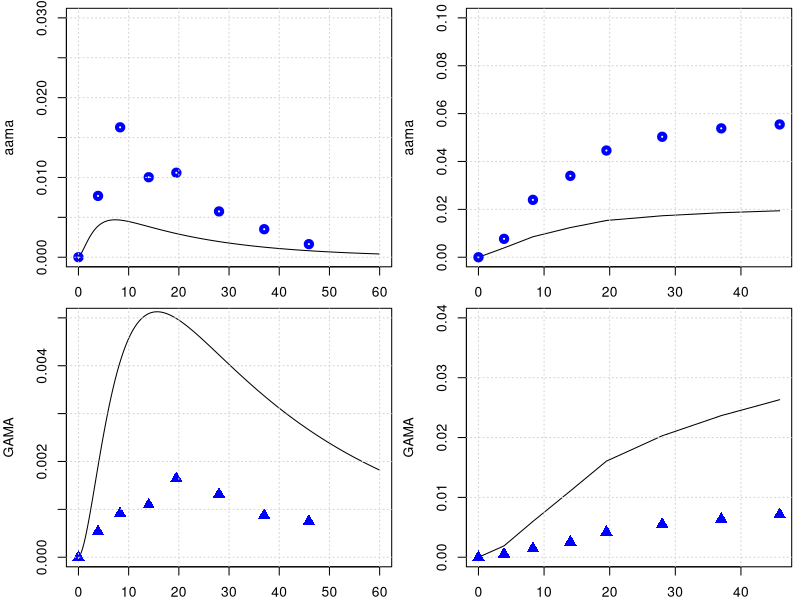

This figure's R source:
library(deSolve)
library(minpack.lm)
graphics.off()

# body weight in kg
BW = 70 
# fractions of BW
##https://journals.sagepub.com/doi/pdf/10.1177/ANIB_32_3-4
F_B = 0.079 
F_B_AB = 0.35 #fraction: arterial blood of blood volume
F_B_VB = 0.65 #fraction: venous blood of blood volume
F_Li = 0.026
F_Ki = 0.0044
F_T = 1-(F_B+F_Li+F_Ki)
# organ volumes in L
V_AB <- BW*F_B*F_B_AB 
V_VB <- BW*F_B*F_B_VB 
V_T <- BW*F_T
V_Ki <- BW*F_Ki
V_Li <- BW*F_Li
# cardiac output in L/(kg*h)
##https://journals.sagepub.com/doi/pdf/10.1177/ANIB_32_3-4
QCC = 16        #12.5 # maybe 14 or 6.5 check?
Q_C = QCC*BW^0.75
#FQ_P = 2.5/100 Trine: We don't have a lung compartment in this model
FQ_Li = 0.255
FQ_Ki = 0.19 #total - there is also an aterial flow rate 
FQ_T = 1 -( FQ_Li + FQ_Ki) # +FQ_P) Trine: We don't have a lung compartment in this model
Q_Li <- Q_C*FQ_Li
Q_Ki <- Q_C*FQ_Ki
Q_T <- Q_C*FQ_T

# partition coefficient 
### we comback later
pAA_TB = 0.2
pAA_KiB = 0.8
pAA_LiB = 0.33 
# Maybe we said it earlier and these parameters are not sensitive to the model, but from which paper did you get the values of these partition coefs., 
# in the paper of Sweeney and of Li are different pAA_LiB = 0.4 and pAA_KiB = 0.8.

# reaction rate constants 
k_AAuptake = 1 #1/h

k_onAA_T = 0.028  #1/h     # we took it from Sweenney
k_onAA_B = 0.0036  #1/h
k_onAA_Li = 0.071 #1/h
k_onAA_Ki = 0.13 #1/h

# from 0.23 to 0.35
k_cl_GSH = 0.35   # 1/h   #  reference from Maria

# k_onAA_GSH = 0.55 # L/(mmol h)
# check, we do not use it any more.
k_exc_AAMA = 0.049   # 0.049 #1/h or 0.13 # this will change the shape


MW_aa = 71   # mg/mmol
MW_ga = 87   # mg/mmol
MW_GSH = 307.32 # mg/mmol

# Maximum velocity for enzymatic reaction 
V_max_p450 = 9 /MW_aa*BW^0.7  # mg/h  from Sweenney paper, checked!
# maximum rate of GA and AA conjugation with GSH (mg/(h BW^0.7))
Vmax_AA_GSH <- 22*BW^0.7 # from the Sweeny  fitted   mg/h

k_0_GSH = 7   # from Sweeney paper.
MW_GSH = 307.32     # mg/mmol
AGSH0 = k_0_GSH * V_Li * MW_GSH



#????????????????????????????????
#????????????????????????????????
#????????????????????????????????
#????????????????????????????????
#????????????????????????????????
#????????????????????????????????
### PARAMETERS FOR GA
# partition coefficient
pGA_TB = 0.97
pGA_LiB = 0.9
pGA_KiB = .3

#k_onGA_GSH = 0.8 #L/(mmol h)

k_onGA_T = 0.089       #1/h
k_onGA_B = 0.108       #1/h
k_onGA_Ki = k_onAA_T/2 #1/h
k_onGA_Li = 0.115      #1/h

k_exc_GAMA = 0.027     # 0.077 #1/h  # or 0.027 # from sweeney
k_exc_GAOH = 0.077     # 1/h  # from sweeney
#k_exc_GA <- .4         # 1/h Q_Ki*0.025

PL1 = 1.7     # !$'liver/blood partition AA'
PL2 = 0.9     # !$'liver/blood partition GA'

VMAXGC1 = 1   #!Vmax for GSH-AA conjugation mg/hr-kg^0.7
VMAXG1 = VMAXGC1/MW_aa*BW**0.7    # !$'Liver AA-GSH rate'

# Maximum velocity for enzymatic reaction 
V_max_EH = 20 /MW_ga*BW^0.7  
KM_p450 = 10.0
KM_EH = 100.0
# maximum rate of GA and AA conjugation with GSH (mg/(h BW^0.7))
Vmax_GA_GSH <- 20*BW^0.7 # from the Sweeny  fitted   mg/h

KMG1 = 100  #!Km with respect to AA for GSH conjugation mg/L (from Sweeny code) 
# Trine: This should be mg. Delete the term MW_aa
# Sweeney has this parameter for rats ans 100 mg/L why did you use this number and why divived by MW??
# Sweeney says this is 64 mg/L in the paper##This comment is wrong ignore
KMGG = 0.1/MW_GSH        # !KM with respect to GSH for AA or GA conjugation with GSH mmol/L. Trine: should be mg/L
####and that this is 307 mg/L #This comment is wrong ignore
KMG2 = 100  #!Km with respect to GA for GSH conjugation mM. Trine: This should be mg. Delete the term MW_aa
#The same comment as for KMG1


# from the code, not from paper
KPT_Li = 0.015    # !'protein turnover rate in liver'# this is confimred in the exp. values of Sweeney
KPT_Ki = 0.013    #  !'protein turnover rate in kidney'# 1/h this is 0.012 in Sweeney, I guess its not much of difference
KPTR = 0.013      # !'protein turnover rate in rpt'# this is 0.012 in Li et.al
KPTS = 0.0039     # !'protein turnover rate in spt'# and this they have it 0.0051 Sweeney and Li 0.0012 refering to Sweeney
KPTRB = 0.0039    # !'protein turnover rate in rbc'# how did we get that?
KPTPL = 0.0039    # !'protein turnover rate in plasma'# Sweeney has 0.012 for this value
# +++++++++++++++++++++++++++++++++++++++++++++++++++++++++++++++++
# create list of parameter
# +++++++++++++++++++++++++++++++++++++++++++++++++++++++++++++++++
params <- unlist(c(data.frame(pAA_TB, pAA_LiB, pAA_KiB,
                              pGA_TB, pGA_LiB, pGA_KiB,
                              k_onAA_T, k_onAA_B, k_onAA_Li,  k_onAA_Ki,
                              k_onGA_T, k_onGA_B, k_onGA_Li, k_onGA_Ki, 
                              k_exc_AAMA, k_exc_GAMA,
                              k_cl_GSH, V_max_p450, KM_p450, V_max_EH, KM_EH,
                              k_AAuptake)
))
yini <- c(m_AA_AB = 0.0, m_GA_AB = 0.0,      a_pb_AA_B = 0 ,
          m_AA_VB = 0.0, m_GA_VB = 0.0,
          m_AA_Ki = 0.0, m_GA_Ki = 0.0, m_AA_dose = 0 ,
          m_AA_Li = 0.0, m_AAMA = 0.0, 
          m_GA_Li = 0.0, a_pb_GA_Li = 0.0,
          m_GAMA  = 0.0,       
          m_GSH_Li = k_0_GSH * V_Li * MW_GSH, 
          m_AA_T = 0.0, m_GA_T = 0.0,
          m_GAOH = 0.0, 
          m_AA_out = 0.0, m_AA_in = 0.0, m_AA_accum = 0.0, m_AA_free = 0.0, 
          m_GA_out = 0.0, m_GA_in = 0.0, m_GA_accum = 0.0, m_GA_free = 0.0, 
          a_pb_AA_Ki = 0,  a_pb_AA_Li = 0,
          a_pb_GA_Ki = 0, a_pb_AA_T = 0
)
# ++++++++++++++++++++++++++++++++++++++++++++++++++++++++++++++++++
# PBPK model for Acrylamide 
# ++++++++++++++++++++++++++++++++++++++++++++++++++++++++++++++++++
PBPKmodelAA <- function(t,state,parameter){
  with(as.list(c(t,state,parameter)), {
    #----#---#  Model for AA  #---#---#
    # concentrations blood in the organs in mg/L
    c_AA_AB <- m_AA_AB/V_AB   
    c_AA_VB <- m_AA_VB/V_VB
    c_AA_T <- m_AA_T/V_T
    c_AA_Li <- m_AA_Li/(V_Li*PL1) #Trine: Should we multiply with PL1 as we do for GA
    c_AA_Ki <- m_AA_Ki/V_Ki
    
    c_GSH_Li <- m_GSH_Li/V_Li
    # units checked -> mg/h   
    dm_AA_dose <- -k_AAuptake*m_AA_dose
    
    # Blood
    #-----------------------------
    # units checked -> mg/h   
    dm_AA_AB <- Q_C*(c_AA_VB - c_AA_AB) -k_onAA_B*m_AA_AB
    # units checked -> mg/h   
    dm_AA_VB <- Q_T*(c_AA_T/pAA_TB) +Q_Li*(c_AA_Li/pAA_LiB) +Q_Ki*(c_AA_Ki/pAA_KiB) - Q_C*c_AA_VB -k_onAA_B*m_AA_VB
    
    # Trine: I added this. Can we make an overall turnover rate in blood? Is this correct? 
    da_pb_AA_B <- k_onAA_B*m_AA_AB + k_onAA_B*m_AA_VB - a_pb_AA_B*KPTRB
    
    # Kidney
    #---------------------------------
    # units checked -> mg/h   
    dm_AA_Ki <- Q_Ki*c_AA_AB -Q_Ki*(c_AA_Ki/pAA_KiB) -k_onAA_Ki*m_AA_Ki 
    
    # protein tunr over AA in Kidney
    da_pb_AA_Ki <- k_onAA_Ki*m_AA_Ki - a_pb_AA_Ki*KPT_Ki
   
    # unit chekced mg/h 
    metAA_GSH <- Vmax_AA_GSH * c_AA_Li * c_GSH_Li / ( (KMG1 + c_AA_Li) * (KMGG + c_GSH_Li) )
    # Then the units of this eq. are not mg/h, with the KMG1 & KMGG having the MW!
    
    metAA_P450 <- V_max_p450 * MW_aa*c_AA_Li/ (KM_p450+c_AA_Li)
    
    # units checked -> mg/h  
    dm_AA_Li <- Q_Li*(c_AA_AB - c_AA_Li/pAA_LiB) + k_AAuptake*m_AA_dose - k_onAA_Li*m_AA_Li  - metAA_P450 - metAA_GSH 
    
    # protein turn over AA in Liver
    da_pb_AA_Li <- k_onAA_Li*m_AA_Li - a_pb_AA_Li * KPT_Li
    
    # Tissue
    #--------------------------------------------------------------
    # units checked -> mg/h   
    dm_AA_T <- Q_T*(c_AA_AB - c_AA_T/pAA_TB) -k_onAA_T*m_AA_T
    # protein turn over AA in Tussue
    da_pb_AA_T <- k_onAA_T*m_AA_T - a_pb_AA_T * KPTS
    
    # Urine
    #-------------------------------------------------------------
    # units checked -> mg/h   
    dm_AAMA <- metAA_GSH  - m_AAMA*k_exc_AAMA 

    dm_AA_out <- metAA_P450 + metAA_GSH
    dm_AA_in <- k_AAuptake*m_AA_dose
    dm_AA_accum <- k_onAA_B*m_AA_AB +k_onAA_B*m_AA_VB +k_onAA_T*m_AA_T +k_onAA_Li*m_AA_Li +k_onAA_Ki*m_AA_Ki
    dm_AA_free <- dm_AA_AB + dm_AA_VB +dm_AA_T +dm_AA_Li +dm_AA_Ki
    
    ########################################################################################    
    #----#---#  Model for Ga  #---#---#    
    #concentrations blood in the organs in mg/L
    c_GA_AB <- m_GA_AB/V_AB ;   c_GA_VB <- m_GA_VB/V_VB
    c_GA_T <- m_GA_T/V_T
    c_GA_Li <- m_GA_Li/(V_Li*PL2)
    c_GA_Ki <- m_GA_Ki/V_Ki
    
    # Blood
    #-----------------------------
    # units checked -> mg/h   
    dm_GA_AB <- Q_C*(c_GA_VB - c_GA_AB) -k_onGA_B*m_GA_AB
    # units checked -> mg/h   
    dm_GA_VB <- Q_T*(c_GA_T/pGA_TB) +Q_Li*(c_GA_Li/pGA_LiB) +Q_Ki*(c_GA_Ki/pGA_KiB) - Q_C*c_GA_VB -k_onGA_B*m_GA_VB
    # units checked -> mg/h   
    
    # Kidney
    #---------------------------------
    dm_GA_Ki <- Q_Ki*c_GA_AB -Q_Ki*(c_GA_Ki/pGA_KiB) -k_onGA_Ki*m_GA_Ki 
    # protein tunr over AA in Kidney
    da_pb_GA_Ki <- k_onGA_Ki*m_GA_Ki - a_pb_GA_Ki*KPT_Ki
    
    # Liver
    #--------------------------------
    # units checked -> mg/h
    metGA_GSH <- Vmax_GA_GSH * c_GSH_Li *c_GA_Li / (c_GA_Li + KMG2)/(c_GSH_Li + KMGG)
    metGA_EH <- V_max_EH *MW_ga *c_GA_Li / (KM_EH + c_GA_Li)
    # units checked -> mg/h 
    dm_GA_Li <- Q_Li*(c_GA_AB - c_GA_Li/pGA_LiB) - k_onGA_Li*m_GA_Li + metAA_P450 - metGA_GSH -metGA_EH 
    
    # protein tunr over GA in Liver
    da_pb_GA_Li = k_onGA_Li*m_GA_Li - a_pb_GA_Li*KPT_Li 
    
    # units checked -> mg/h, 
    dm_GAMA <-  metGA_GSH  -m_GAMA*k_exc_GAMA
    
    #????????????????????????????????????????????
    # we need a new k_exc_GAOH
    dm_GAOH <- metGA_EH -m_GAOH*k_exc_GAOH
    
    # Tissue    #-----------------------------------------------------
    dm_GA_T <- Q_T*(c_GA_AB - c_GA_T/pGA_TB) -k_onGA_T*m_GA_T
  
    # Liver
    #--------------------------------
    # units checked -> mg/h
    dm_GSH_Li <- k_0_GSH * V_Li * MW_GSH - k_cl_GSH*m_GSH_Li  - metAA_GSH - metGA_GSH
    
    dm_GA_out <- metGA_GSH + metGA_EH 
    dm_GA_in <- metAA_P450
    dm_GA_accum <- k_onGA_B*m_GA_AB +k_onGA_B*m_GA_VB +k_onGA_T*m_GA_T +k_onGA_Li*m_GA_Li +k_onGA_Ki*m_GA_Ki
    dm_GA_free <- dm_GA_AB + dm_GA_VB +dm_GA_T +dm_GA_Li +dm_GA_Ki 
    
    return(list(c(dm_AA_AB,    dm_GA_AB,   da_pb_AA_B,
                  dm_AA_VB,    dm_GA_VB,
                  dm_AA_Ki,    dm_GA_Ki,    dm_AA_dose,
                  dm_AA_Li,    dm_AAMA,   
                  dm_GA_Li,   da_pb_GA_Li, dm_GAMA,
                  dm_GSH_Li,  dm_AA_T,     dm_GA_T,
                  dm_GAOH,
                  dm_AA_out,  dm_AA_in,   dm_AA_accum,  dm_AA_free,
                  dm_GA_out,  dm_GA_in,   dm_GA_accum,  dm_GA_free,
                  da_pb_AA_Ki,    da_pb_AA_Li,
                  da_pb_GA_Ki,    da_pb_AA_T    )))
  })
}
PBPKmodelAA <- compiler::cmpfun(PBPKmodelAA)



################################################################
# manual readout from Kopp and Dekant 2009
################################################################
times <- seq(from = 0, to = 60, by = 0.1)
diet <- data.frame(var = "m_AA_dose", method = "add",
                   time = c(0.0),  value = 0.5 *BW /1000 )  # dose of 0.05 microg/kg bw
out <- ode(y = yini, times = times, func = PBPKmodelAA, parms = params, events = list(data = diet))
yobs_urine <- data.frame(
  time = c(0.0, 3.9, 8.3, 14, 19.5, 28, 37, 45.9),
  AAMA = c(0.0/1000000, 32.8/1000000, 69.5/1000000, 42.8/1000000, 45.2/1000000, 24.5/1000000, 15/1000000, 7/1000000)*234.28, #https://pubchem.ncbi.nlm.nih.gov/compound/N-Acetyl-S-_2-carbamoylethyl_-L-cysteine
  GAMA = c(0.0, 2.15*1e-6, 3.66*1e-6, 4.38*1e-6, 6.57*1e-6, 5.26*1e-6, 3.50*1e-6, 3.0*1e-6)*250.27
)


# plot for AAMA in urinary
par(mfrow=c(2,2),mar=c(2,4,.5,.5))
plot(out[,'time'], out[,'m_AAMA']   ,type = 'l',xlab = 'time', ylab = 'aama', ylim = c(0,.03) )
points(yobs_urine$time, yobs_urine$AAMA , col="blue", lwd = 4) ; grid()
time_points_measure_unrine = c(1, 40, 84, 141, 196, 280 , 371, 460)
tamtam = out[,'m_AAMA'][time_points_measure_unrine ]
plot(yobs_urine$time, cumsum( tamtam ),type = 'l', ylab = 'aama', ylim = c(0,.1), xlab = 'time' ); grid()
points(yobs_urine$time, cumsum(yobs_urine$AAMA) , col="blue", lwd = 4)

# plot for GAMA 
plot(out[,'time'], out[,'m_GAMA']  ,type = 'l',xlab = '', ylab = 'GAMA', ylim = c(0,.005) )
points(yobs_urine$time, yobs_urine$GAMA , col="blue", cex = 1.5, pch = 17); grid()
time_points_measure_unrine = c(1, 40, 84, 141, 196, 280 , 371, 460)
tamtam = out[,'m_GAMA'][time_points_measure_unrine ]
plot(yobs_urine$time, cumsum( tamtam ),type = 'l',xlab = '', ylab = 'GAMA', ylim = c(0,.04) ); grid()
points(yobs_urine$time, cumsum(yobs_urine$GAMA) , col="blue",cex = 1.5, pch = 17)



##################################################################################
#### Check mass balance
#################################################################################

Qbal = Q_C - Q_T - Q_Ki - Q_Li 
